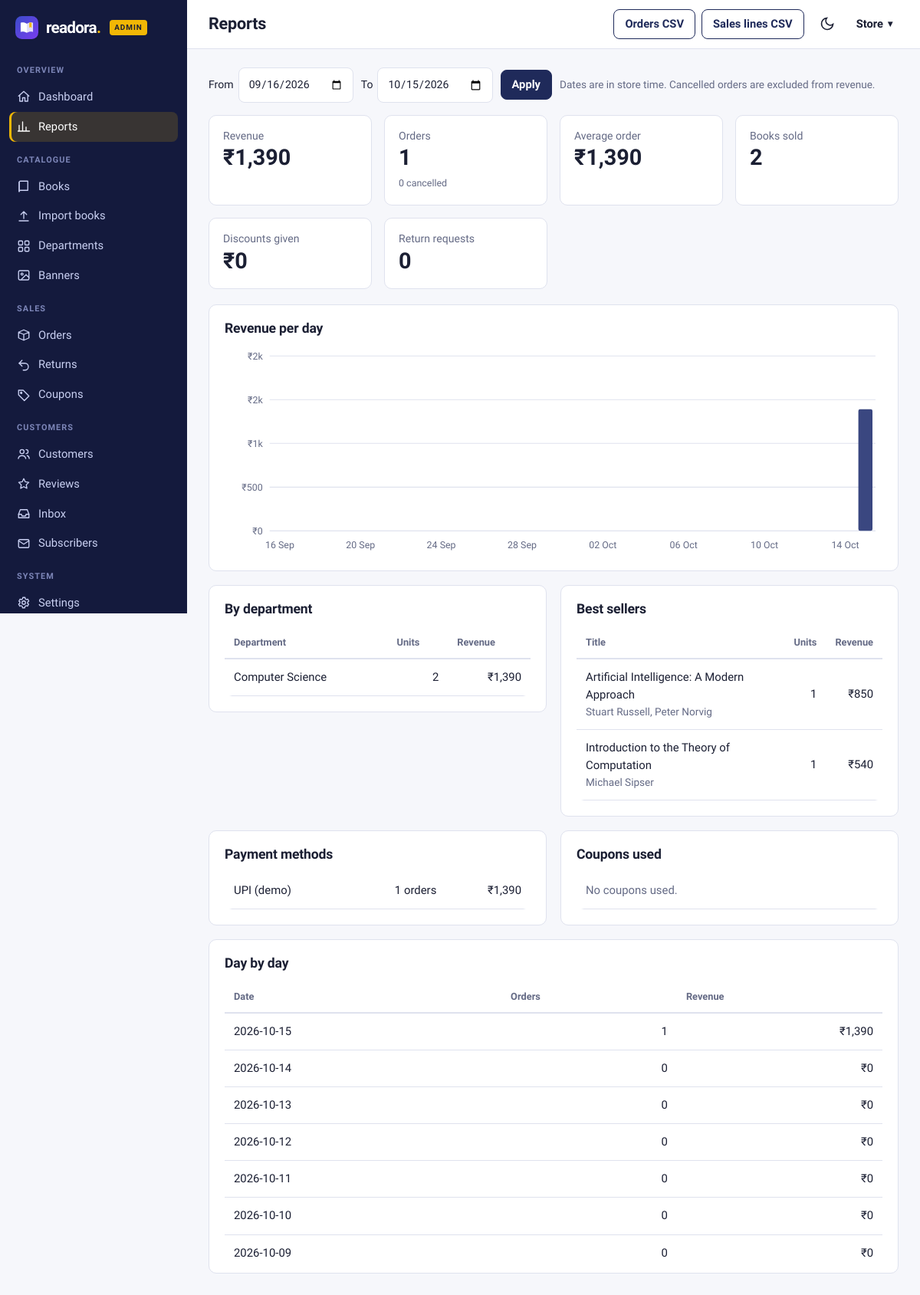
The page /admin/reports (signed in) on the database its author committed.
### tables this page shows
CREATE TABLE users (
    id            INTEGER PRIMARY KEY AUTOINCREMENT,
    fullname      TEXT NOT NULL,
    username      TEXT NOT NULL UNIQUE COLLATE NOCASE,
    email         TEXT NOT NULL UNIQUE COLLATE NOCASE,
    password      TEXT NOT NULL,
    phone         TEXT,
    is_admin      INTEGER NOT NULL DEFAULT 0,
    created_at    TEXT NOT NULL DEFAULT CURRENT_TIMESTAMP
);

CREATE TABLE categories (
    id          INTEGER PRIMARY KEY AUTOINCREMENT,
    slug        TEXT NOT NULL UNIQUE,
    name        TEXT NOT NULL,
    group_name  TEXT NOT NULL DEFAULT 'More',   -- shown as a column in the departments menu
    sort_order  INTEGER NOT NULL DEFAULT 0
);

CREATE TABLE order_items (
    id        INTEGER PRIMARY KEY AUTOINCREMENT,
    order_id  INTEGER NOT NULL REFERENCES orders(id) ON DELETE CASCADE,
    book_id   INTEGER REFERENCES books(id) ON DELETE SET NULL,
    title     TEXT NOT NULL,              -- snapshot, survives book edits/deletes
    author    TEXT,
    price     REAL NOT NULL,
    qty       INTEGER NOT NULL
);

CREATE TABLE orders (
    id              INTEGER PRIMARY KEY AUTOINCREMENT,
    user_id         INTEGER NOT NULL REFERENCES users(id),
    status          TEXT NOT NULL DEFAULT 'Pending',
    payment_method  TEXT NOT NULL,
    payment_status  TEXT NOT NULL DEFAULT 'Pending',
    subtotal        REAL NOT NULL,
    discount        REAL NOT NULL DEFAULT 0,
    shipping_fee    REAL NOT NULL DEFAULT 0,
    total           REAL NOT NULL,
    coupon_code     TEXT,
    ship_name       TEXT NOT NULL,
    ship_phone      TEXT NOT NULL,
    ship_address    TEXT NOT NULL,
    created_at      TEXT NOT NULL DEFAULT CURRENT_TIMESTAMP
);

### bookstore/routes/admin.py (the view)
@bp.route("/reports")
@admin_required
def reports():
    start, end = _range()
    s_, e_ = start.isoformat(), end.isoformat()
    daily = _sales_by_day(start, end)
    where = f"date(o.created_at,'{_loc()}') BETWEEN ? AND ?"
    live = one(f"""SELECT COUNT(*) n, COALESCE(SUM(total),0) revenue, COALESCE(SUM(discount),0) discounts,
                          COALESCE(SUM(shipping_fee),0) shipping FROM orders o WHERE status!='Cancelled' AND {where}""", (s_, e_))
    cancelled = one(f"SELECT COUNT(*) n FROM orders o WHERE status='Cancelled' AND {where}", (s_, e_))["n"]
    units = one(f"""SELECT COALESCE(SUM(oi.qty),0) n FROM order_items oi JOIN orders o ON o.id=oi.order_id
                    WHERE o.status!='Cancelled' AND {where}""", (s_, e_))["n"]
    returns = one(f"""SELECT COUNT(*) n FROM returns r JOIN orders o ON o.id=r.order_id WHERE {where}""", (s_, e_))["n"]
    by_cat = query(f"""SELECT COALESCE(c.name,'Other') dept, SUM(oi.qty) units, SUM(oi.qty*oi.price) revenue
                       FROM order_items oi JOIN orders o ON o.id=oi.order_id
                       LEFT JOIN books b ON b.id=oi.book_id LEFT JOIN categories c ON c.id=b.category_id
                       WHERE o.status!='Cancelled' AND {where} GROUP BY dept ORDER BY revenue DESC""", (s_, e_))
    by_book = query(f"""SELECT oi.title, oi.author, SUM(oi.qty) units, SUM(oi.qty*oi.price) revenue
                        FROM order_items oi JOIN orders o ON o.id=oi.order_id WHERE o.status!='Cancelled' AND {where}
                        GROUP BY oi.title, oi.author ORDER BY units DESC, revenue DESC LIMIT 15""", (s_, e_))
    by_pay = query(f"""SELECT payment_method, COUNT(*) n, SUM(total) revenue FROM orders o
                       WHERE status!='Cancelled' AND {where} GROUP BY payment_method ORDER BY revenue DESC""", (s_, e_))
    by_coupon = query(f"""SELECT coupon_code, COUNT(*) n, SUM(discount) given FROM orders o
                          WHERE status!='Cancelled' AND coupon_code IS NOT NULL AND {where}
                          GROUP BY coupon_code ORDER BY n DESC""", (s_, e_))
    return render_template("admin/reports.html", start=s_, end=e_, daily=daily, chart=_bar_chart(daily), live=live,
                           cancelled=cancelled, units=units, returns=returns, by_cat=by_cat, by_book=by_book,
                           by_pay=by_pay, by_coupon=by_coupon,
                           aov=(live["revenue"] / live["n"] if live["n"] else 0))

### bookstore/db.py (called while the page is built)
def get_db():
    if "db" not in g:
        g.db = sqlite3.connect(current_app.config["DATABASE"])
        g.db.row_factory = sqlite3.Row
        g.db.execute("PRAGMA foreign_keys = ON")
    return g.db

def query(sql, args=(), one=False):
    cur = get_db().execute(sql, args)
    rows = cur.fetchall()
    cur.close()
    return (rows[0] if rows else None) if one else rows

### bookstore/routes/admin.py (called while the page is built)
def one(sql, a=()):
    return query(sql, a, one=True)

def _loc():
    return f"{current_app.config['TZ_OFFSET_MINUTES']:+d} minutes"

def _range():
    today = local_today()
    def parse(v, d):
        try:
            return date.fromisoformat(v)
        except (TypeError, ValueError):
            return d
    end = parse(request.args.get("to"), today)
    start = parse(request.args.get("from"), end - timedelta(days=29))
    if start > end:
        start, end = end, start
    if (end - start).days > 730:
        start = end - timedelta(days=730)
    return start, end

def _sales_by_day(start, end):
    rows = {r["d"]: r for r in query(
        f"""SELECT date(created_at, '{_loc()}') d, SUM(total) revenue, COUNT(*) n FROM orders
            WHERE status!='Cancelled' AND date(created_at, '{_loc()}') BETWEEN ? AND ?
            GROUP BY d""", (start.isoformat(), end.isoformat()))}
    out, d = [], start
    while d <= end:
        r = rows.get(d.isoformat())
        out.append({"date": d.isoformat(), "label": d.strftime("%d %b"), "revenue": r["revenue"] if r else 0,
                    "n": r["n"] if r else 0})
        d += timedelta(days=1)
    return out

def _short(v):
    return f"₹{v/100000:.1f}L" if v >= 100000 else f"₹{v/1000:.0f}k" if v >= 1000 else f"₹{v:.0f}"

### bookstore/utils.py (called while the page is built)
def csrf_token():
    if "_csrf" not in session:
        session["_csrf"] = secrets.token_urlsafe(32)
    return session["_csrf"]

def check_csrf():
    if request.method in ("POST", "PUT", "PATCH", "DELETE"):
        sent = request.form.get("_csrf") or request.headers.get("X-CSRF-Token")
        if not sent or not secrets.compare_digest(sent, session.get("_csrf", "")):
            abort(400, "Invalid or missing CSRF token. Please reload the page and try again.")

def load_user():
    uid = session.get("user_id")
    g.user = query("SELECT * FROM users WHERE id = ?", (uid,), one=True) if uid else None
    if uid and g.user is None:
        session.clear()

def money(v):
    v = float(v or 0)
    return f"₹{v:,.0f}" if v == int(v) else f"₹{v:,.2f}"

### bookstore/templates/admin/reports.html
{% extends 'admin/layout.html' %}
{% from 'admin/_m.html' import bars %}
{% block title %}Reports{% endblock %}
{% block actions %}
<a class="btn btn-ghost btn-sm" href="{{ url_for('admin.export', kind='orders', **{'from': start, 'to': end}) }}">Orders CSV</a>
<a class="btn btn-ghost btn-sm" href="{{ url_for('admin.export', kind='sales', **{'from': start, 'to': end}) }}">Sales lines CSV</a>
{% endblock %}
{% block content %}
<form method="get" class="filterbar">
  <label>From <input type="date" name="from" value="{{ start }}"></label>
  <label>To <input type="date" name="to" value="{{ end }}"></label>
  <button class="btn btn-sm">Apply</button>
  <span class="muted small">Dates are in store time. Cancelled orders are excluded from revenue.</span>
</form>
<div class="kpis">
  <div class="kpi"><div class="l">Revenue</div><div class="v">{{ live.revenue|money }}</div></div>
  <div class="kpi"><div class="l">Orders</div><div class="v">{{ live.n }}</div><span class="delta">{{ cancelled }} cancelled</span></div>
  <div class="kpi"><div class="l">Average order</div><div class="v">{{ aov|round|int|money }}</div></div>
  <div class="kpi"><div class="l">Books sold</div><div class="v">{{ units }}</div></div>
  <div class="kpi"><div class="l">Discounts given</div><div class="v">{{ live.discounts|money }}</div></div>
  <div class="kpi"><div class="l">Return requests</div><div class="v">{{ returns }}</div></div>
</div>
<section class="panel"><h3>Revenue per day</h3>{{ bars(chart) }}</section>
<div class="adm-grid even" style="margin-top:18px">
  <section class="panel"><h3>By department</h3>
    <div class="table-wrap flat"><table class="data"><thead><tr><th>Department</th><th class="num">Units</th><th class="num">Revenue</th></tr></thead><tbody>
    {% for c in by_cat %}<tr><td>{{ c.dept }}</td><td class="num">{{ c.units }}</td><td class="num">{{ c.revenue|money }}</td></tr>{% else %}<tr><td colspan="3" class="muted">No sales in this range.</td></tr>{% endfor %}</tbody></table></div></section>
  <section class="panel"><h3>Best sellers</h3>
    <div class="table-wrap flat"><table class="data"><thead><tr><th>Title</th><th class="num">Units</th><th class="num">Revenue</th></tr></thead><tbody>
    {% for b in by_book %}<tr><td>{{ b.title }}<div class="small muted">{{ b.author }}</div></td><td class="num">{{ b.units }}</td><td class="num">{{ b.revenue|money }}</td></tr>{% else %}<tr><td colspan="3" class="muted">No sales in this range.</td></tr>{% endfor %}</tbody></table></div></section>
</div>
<div class="adm-grid even">
  <section class="panel"><h3>Payment methods</h3>
    <div class="table-wrap flat"><table class="data"><tbody>{% for p in by_pay %}<tr><td>{{ p.payment_method }}</td><td class="num">{{ p.n }} orders</td><td class="num">{{ p.revenue|money }}</td></tr>{% else %}<tr><td class="muted">No orders.</td></tr>{% endfor %}</tbody></table></div></section>
  <section class="panel"><h3>Coupons used</h3>
    <div class="table-wrap flat"><table class="data"><tbody>{% for c in by_coupon %}<tr><td><b>{{ c.coupon_code }}</b></td><td class="num">{{ c.n }} orders</td><td class="num">{{ c.given|money }} off</td></tr>{% else %}<tr><td class="muted">No coupons used.</td></tr>{% endfor %}</tbody></table></div></section>
</div>
<section class="panel" style="margin-top:18px"><h3>Day by day</h3>
  <div class="table-wrap flat tall"><table class="data"><thead><tr><th>Date</th><th class="num">Orders</th><th class="num">Revenue</th></tr></thead><tbody>
  {% for d in daily|reverse %}<tr><td>{{ d.date }}</td><td class="num">{{ d.n }}</td><td class="num">{{ d.revenue|money }}</td></tr>{% endfor %}</tbody></table></div></section>
{% endblock %}

### bookstore/templates/admin/layout.html (shortened to what this page needs)
{% from 'partials/macros.html' import icon %}
{% set ac = admin_counts() %}
{% set ep = current_endpoint or '' %}
{% macro nav(endpoint, label, ico, count=0, match=[]) %}<a href="{{ url_for(endpoint) }}" class="{{ 'on' if ep == endpoint or ep in match }}">{{ icon(ico, 18) }}<span>{{ label }}</span>{% if count %}<em>{{ count }}</em>{% endif %}</a>{% endmacro %}
<!doctype html>
<html lang="en">
<head>
  <link rel="stylesheet" href="{{ url_for('static', filename='css/style.css') }}">
  <link rel="stylesheet" href="{{ url_for('static', filename='css/admin.css') }}">
</head>
<body class="adm">
<div class="adm-shell">
  <aside class="adm-side" id="adm-side" aria-label="Admin navigation">
    <a class="adm-brand" href="{{ url_for('admin.dashboard') }}"><img src="{{ url_for('static', filename='img/mark.svg') }}" width="30" height="30" alt=""><span>{{ brand.name|lower }}<b>.</b></span><small>admin</small></a>
    <nav>
      <h6>Overview</h6>
      {{ nav('admin.dashboard', 'Dashboard', 'home') }}
      {{ nav('admin.reports', 'Reports', 'chart') }}
      <h6>Catalogue</h6>
      {{ nav('admin.books', 'Books', 'book', match=['admin.book_new','admin.book_edit']) }}
      {{ nav('admin.books_import', 'Import books', 'upload') }}
      {{ nav('admin.categories', 'Departments', 'grid') }}
      {{ nav('admin.banners', 'Banners', 'image', match=['admin.banner_form']) }}
      <h6>Sales</h6>
      {{ nav('admin.orders', 'Orders', 'box', ac.orders, match=['admin.order']) }}
      {{ nav('admin.returns', 'Returns', 'return', ac.returns) }}
      {{ nav('admin.coupons', 'Coupons', 'tag') }}
      <h6>Customers</h6>
      {{ nav('admin.users', 'Customers', 'users', match=['admin.user_detail']) }}
      {{ nav('admin.reviews', 'Reviews', 'star') }}
      {{ nav('admin.messages', 'Inbox', 'inbox', ac.messages) }}
      {{ nav('admin.subscribers', 'Subscribers', 'mail') }}
      <h6>System</h6>
      {{ nav('admin.settings', 'Settings', 'gear') }}
    </nav>
  </aside>
  <div class="adm-main">
    <header class="adm-top">
      <div class="adm-title"><h1>{% block page_title %}{{ self.title() }}{% endblock %}</h1></div>
      <div class="adm-top-actions">{% block actions %}{% endblock %}</div>
      <button class="icon-btn" id="theme-toggle" type="button" aria-label="Switch light or dark theme"><svg viewBox="0 0 24 24" width="20" height="20" fill="none" stroke="currentColor" stroke-width="2"><path d="M21 12.8A9 9 0 1 1 11.2 3a7 7 0 0 0 9.8 9.8z"/></svg></button>
      <div class="menu"><button class="menu-btn adm-user" type="button" aria-haspopup="true" aria-expanded="false">{{ g.user.fullname.split()[0] }}</button>
          </div>
    </header>
    <main id="main" class="adm-content">{% block content %}{% endblock %}</main>
  </div>
</div>
</body>
</html>

### bookstore/static/css/style.css (style rules this page uses)
:root { --ink: #1f2a5a; --ink-2: #3a4780; --hl: #f2b705; --hl-soft: #fff3c4; --paper: #f6f7fb; --surface: #ffffff; --text: #1b1f33; --muted: #646a85; --line: #dfe2ee; --ok: #17803d; --warn: #b45309; --bad: #c62828; --radius: 10px; --shadow: 0 1px 2px rgba(31, 42, 90, .08), 0 6px 18px rgba(31, 42, 90, .06); --display: "Bricolage Grotesque", "Segoe UI", system-ui, sans-serif; --serif: "Newsreader", Georgia, "Times New Roman", serif; --c0: #3b4cca; --c1: #0f8b8d; --c2: #c47f00; --c3: #4f7a45; --c4: #8a3ffc; --c5: #b3365a; }
* { box-sizing: border-box; }
html { scroll-behavior: smooth; }
body { margin: 0; background: var(--paper); color: var(--text); font: 16px/1.55 var(--display); -webkit-font-smoothing: antialiased; }
img { max-width: 100%; display: block; }
a { color: var(--ink); text-decoration: none; }
h1, h2, h3, h4 { font-family: var(--display); line-height: 1.15; margin: 0 0 .5em; letter-spacing: -.01em; }
h1 { font-size: clamp(1.8rem, 4vw, 2.6rem); font-weight: 800; }
h3 { font-size: 1.1rem; font-weight: 600; }
.muted { color: var(--muted); }
.small { font-size: .85rem; }
.icon-btn, .menu-btn { background: none; border: 0; color: var(--text); cursor: pointer; padding: 8px; border-radius: 8px; font: inherit; font-weight: 600; display: grid; place-items: center; }
.menu { position: relative; }
.menu-btn { display: flex; align-items: center; white-space: nowrap; }
.menu-btn::after { content: "▾"; margin-left: 6px; font-size: .75rem; }
.btn { display: inline-flex; align-items: center; justify-content: center; gap: 8px; padding: 10px 18px; border-radius: 8px; border: 1.5px solid var(--ink); background: var(--ink); color: var(--surface); font: inherit; font-weight: 600; cursor: pointer; transition: transform .08s, background .15s; }
.btn-sm { padding: 7px 14px; font-size: .92rem; }
.btn-ghost { background: transparent; color: var(--ink); }
label { display: block; font-weight: 600; font-size: .9rem; margin-bottom: 5px; }
input[type=text], input[type=email], input[type=password], input[type=number], input[type=tel], input[type=url], input[type=date], input[type=search], select, textarea { width: 100%; padding: 10px 12px; border: 1.5px solid var(--line); border-radius: 8px; background: var(--surface); color: var(--text); font: inherit; }
.panel { background: var(--surface); border: 1px solid var(--line); border-radius: var(--radius); padding: 20px; }
.panel + .panel { margin-top: 18px; }
.panel h2, .panel h3 { margin-bottom: 14px; }
table.data { width: 100%; border-collapse: collapse; font-size: .93rem; }
table.data th { text-align: left; font-weight: 700; color: var(--muted); font-size: .8rem; padding: 10px 12px; border-bottom: 2px solid var(--line); white-space: nowrap; }
table.data td { padding: 12px; border-bottom: 1px solid var(--line); vertical-align: middle; }
.table-wrap { overflow-x: auto; background: var(--surface); border: 1px solid var(--line); border-radius: var(--radius); }
.num { text-align: right; font-variant-numeric: tabular-nums; }
.kpis { display: grid; grid-template-columns: repeat(auto-fit, minmax(190px, 1fr)); gap: 16px; margin-bottom: 20px; }
.kpi { background: var(--surface); border: 1px solid var(--line); border-radius: var(--radius); padding: 16px 18px; }
.kpi .v { font-size: 1.8rem; font-weight: 800; line-height: 1.1; }
.kpi .l { color: var(--muted); font-size: .88rem; }

### rows shown on the page
users: user.fullname "Store"
categories: dept "Computer Science", units "2", revenue "₹1,390"
order_items: title "Artificial Intelligence: A Modern Approach", author "Stuart Russell, Peter Norvig", units "1", revenue "₹850"
order_items: title "Introduction to the Theory of Computation", author "Michael Sipser", units "1", revenue "₹540"
orders: payment_method "UPI (demo)", n "1", revenue "₹1,390"

### other values the page prints
{{ brand.name|lower }} "readora"
{{ label }} "Dashboard Reports Books Import books Departments Banners Orders Returns Coupons Customers Reviews Inbox Subscribers Settings"
{{ live.revenue|money }} "₹1,390"
{{ live.n }} "1"
{{ cancelled }} "0"
{{ aov|round|int|money }} "₹1,390"
{{ units }} "2"
{{ live.discounts|money }} "₹0"
{{ returns }} "0"
{{ g.label }} "₹0" "₹500" "₹1k" "₹2k" "₹2k"
{{ l.t }} "16 Sep" "20 Sep" "24 Sep" "28 Sep" "02 Oct" "06 Oct" "10 Oct" "14 Oct"
{{ d.date }} "2026-10-15" "2026-10-14" "2026-10-13" "2026-10-12" "2026-10-11" "2026-10-10" "2026-10-09"
{{ d.n }} "1" "0" "0" "0" "0" "0" "0"
{{ d.revenue|money }} "₹1,390" "₹0" "₹0" "₹0" "₹0" "₹0" "₹0"
